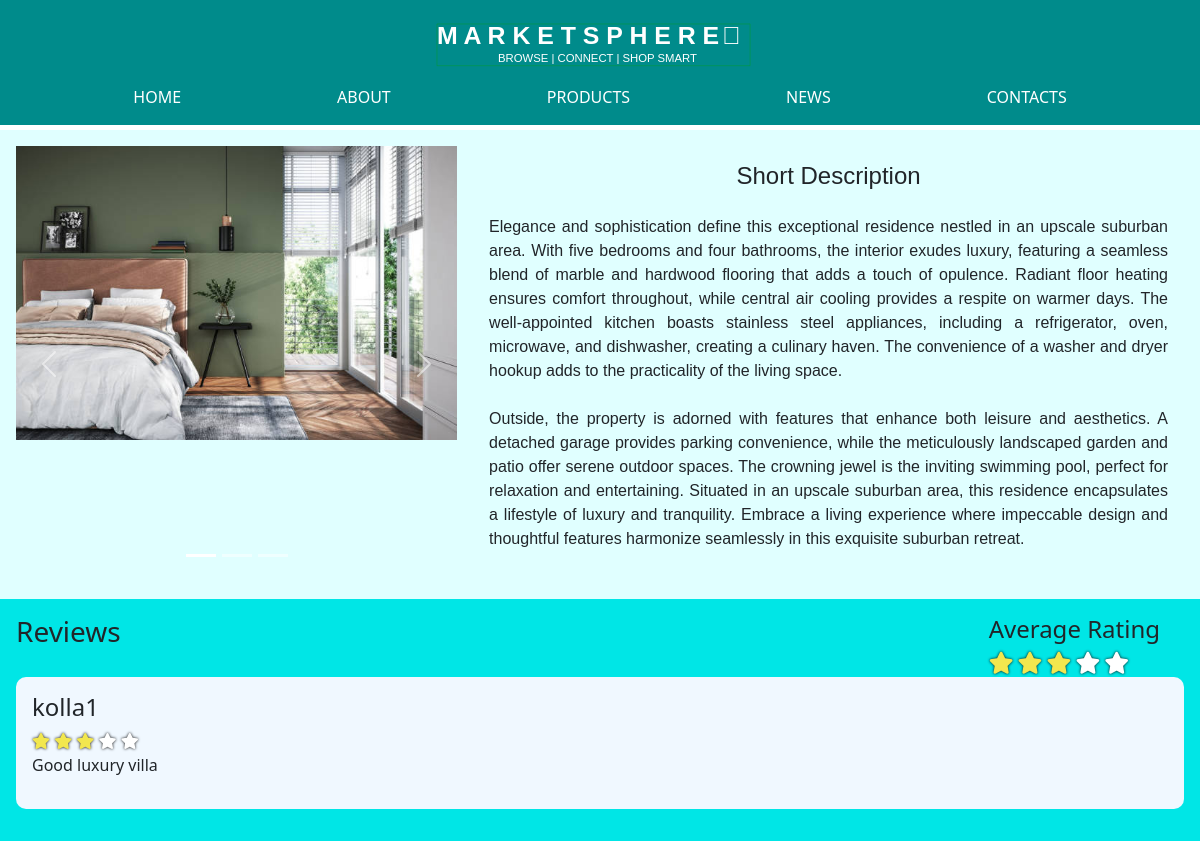
The page /includes/A_Grand.php on the database its author committed.
### tables this page shows
CREATE TABLE `Products` (
  `productId` int(11) NOT NULL,
  `productName` varchar(45) NOT NULL,
  `productCompany` varchar(45) NOT NULL,
  `productImgUrl` varchar(45) NOT NULL,
  `productPrice` decimal(7,2) NOT NULL,
  `productShortDesc` varchar(255) NOT NULL,
  `productHits` int(11) NOT NULL,
  `productRating` int(11) NOT NULL,
  `productRatingCount` int(11) NOT NULL,
  `productAvgRating` varchar(45) NOT NULL,
  `productReviewCount` int(11) NOT NULL
);

CREATE TABLE `Ratings` (
  `idRatings` int(11) NOT NULL,
  `userName` varchar(45) NOT NULL,
  `productID` int(11) NOT NULL,
  `companyName` varchar(45) NOT NULL,
  `rating` int(11) NOT NULL,
  `review` varchar(255) NOT NULL
);

### includes/A_Grand.php (the view, shortened to what this page needs)
<?php session_start();  include_once 'dbconnect.php';?>
<?php
    $result = $conn->query("SELECT * FROM Products where productId = 25");
    $prod = $result -> fetch_assoc();
    $hits = $prod["productHits"] + 1;
    $conn->query("UPDATE Products SET productHits = ".$hits." WHERE productId = 25");
?>
<!DOCTYPE html>
<html lang="en">
<head>
    <?php include 'head.php' ?>
</head>
<body class="australiaPage">
    <?php $page='LuxuryHouse'; include 'navbar.php' ?>
    <div class="topContainer">
        <div id="myCarousel" class="carousel slide" data-bs-ride="carousel">
            <div class="carousel-indicators">
            <button type="button" data-bs-target="#myCarousel" data-bs-slide-to="0" class="active"></button>
            <button type="button" data-bs-target="#myCarousel" data-bs-slide-to="1"></button>
            <button type="button" data-bs-target="#myCarousel" data-bs-slide-to="2"></button>
            </div>
            <div class="carousel-inner">
            <div class="carousel-item active">
                <img src="../img/1_1.jpg" alt="Adhesive Tape1" class="d-block" style="width:100%">
            </div>
            </div>
            <button class="carousel-control-prev" type="button" data-bs-target="#myCarousel" data-bs-slide="prev">
            <span class="carousel-control-prev-icon"></span>
            </button>
            <button class="carousel-control-next" type="button" data-bs-target="#myCarousel" data-bs-slide="next">
            <span class="carousel-control-next-icon"></span>
            </button>
        </div>
        <div class="longDescContainer">
            <h4 class="Desctext">Short Description</h4>
            <p class="longDesc">
           Elegance and sophistication define this exceptional residence nestled in an upscale suburban area. With five bedrooms and four bathrooms, the interior exudes luxury, featuring a seamless blend of marble and hardwood flooring that adds a touch of opulence. Radiant floor heating ensures comfort throughout, while central air cooling provides a respite on warmer days. The well-appointed kitchen boasts stainless steel appliances, including a refrigerator, oven, microwave, and dishwasher, creating a culinary haven. The convenience of a washer and dryer hookup adds to the practicality of the living space.
            <br>
            <br>
           Outside, the property is adorned with features that enhance both leisure and aesthetics. A detached garage provides parking convenience, while the meticulously landscaped garden and patio offer serene outdoor spaces. The crowning jewel is the inviting swimming pool, perfect for relaxation and entertaining. Situated in an upscale suburban area, this residence encapsulates a lifestyle of luxury and tranquility. Embrace a living experience where impeccable design and thoughtful features harmonize seamlessly in this exquisite suburban retreat.
            </p>
        </div>
    </div>
    <div class="bottomContainer">
        <div class="containerHeader">
            <h3 class="reviewsText">Reviews</h4>
            <?php
                $sql = "SELECT * FROM Products WHERE productID = 25";
                $result = mysqli_query($conn, $sql);
                $rows = mysqli_num_rows($result);
                if($rows > 0)
                {
                    while($row = $result->fetch_assoc())
                    {
                        echo "<div class='reviewContainer'>\n";
                            echo"<h4 style='margin-right:1em'>Average Rating</h4>";
                            for($i = 1; $i<=5; $i++)
                            {
                                $roundedRating = ceil($row["productAvgRating"]);
                                echo "<i class='fa fa-star ";
                                if($i <= $roundedRating)
                                {
                                    echo "checked";
                                }
                                else
                                {
                                    echo "unchecked";
                                }
                                echo"'></i>\n";
                            }
                    echo "</div>\n";
                    }
                }
            ?>
        </div>
        <?php
            $sql = "SELECT * FROM Ratings WHERE productID = 25";
            $result = mysqli_query($conn, $sql);
            $rows = mysqli_num_rows($result);
            if($rows > 0)
            {
                while($row = $result->fetch_assoc())
                {
                    echo "<div class='topReviewContainer'>\n";
                        echo "<div class='ratingContainer'>\n";
                            echo "<h4 class='currentUser'>".$row['userName']."</h4>";
                            for($i=1; $i<=5; $i++)
                            {
                                echo "<i class='fa fa-star ";
                                if($i <= $row['rating'])
                                {
                                    echo "checked";
                                }
                                else
                                {
                                    echo "unchecked";
                                }
                                echo"'></i>\n";
                            }
                        echo "</div>\n";
                        echo "<div class='reviewContainer'>\n";
                            echo "<p class='reviewText'>".$row['review']."</p>";
                        echo "</div>\n";
                    echo "</div>\n";
                }
            }
        ?>
    </div>
</body>

### css/main.css (style rules this page uses)
body, .aboutPage, .contactsPage, .productsPage, .newsPage, .securePage, .trackPage { -webkit-background-size: cover; -moz-background-size: cover; -o-background-size: cover; background-size: cover; padding-top: 130px; }
.topContainer { background: lightcyan; padding: 1em; display: flex; }
.topContainer .longDescContainer { padding: 1em; text-align: justify; padding-left: 2em; width: 70%; }
.topContainer .longDescContainer .Desctext { text-align: center; margin-bottom: 1em; }
.topContainer .longDescContainer .Desctext, .topContainer .longDescContainer .longDesc { font-family: 'Noto Sans SC', sans-serif; }
.ratingContainer .checked, .reviewContainer .checked { color: #f2e74e; text-shadow: 0 0 3px #000; }
.ratingContainer .unchecked, .reviewContainer .unchecked { color: #fff; text-shadow: 0 0 3px #000; }
.topContainer #myCarousel { width: 500px; }
.bottomContainer { padding: 1em; background: #00e6e6; }
.topReviewContainer { padding: 1em; background: aliceblue; border-radius: 10px; margin-bottom: 1em }
.containerHeader { display: flex; justify-content: space-between; }
.reviewContainer { align-items: center; }
.reviewContainer .checked, .reviewContainer .unchecked { font-size: 22px; }

### rows shown on the page
products: productAvgRating "3" (drawn)
ratings: userName "kolla1", rating 3 (drawn), review "Good luxury villa"
